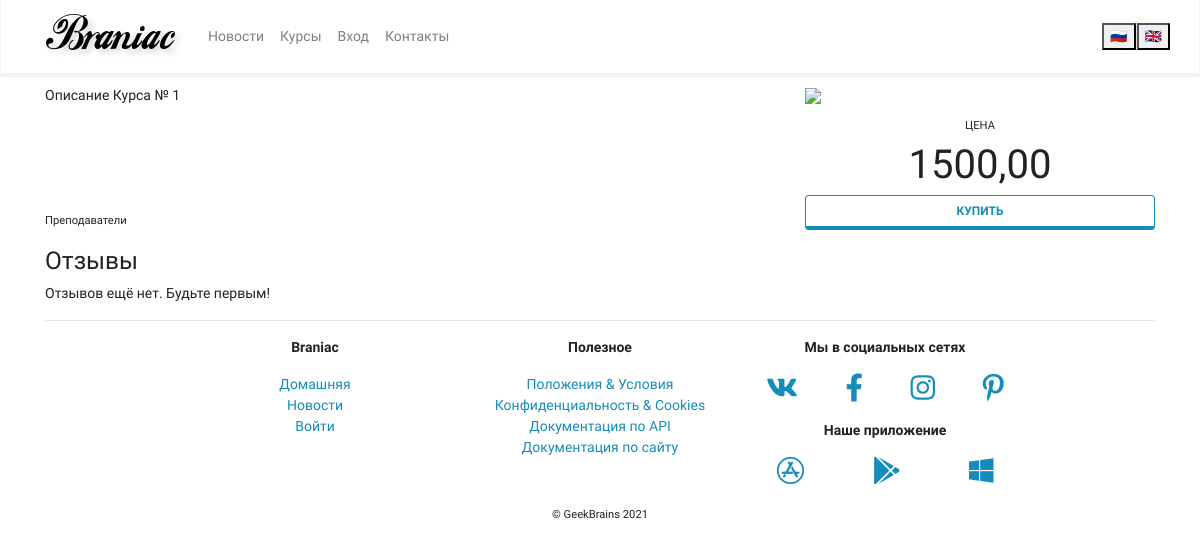
/mainapp/courses/1/detail/, run on an earlier commit of the app's database.
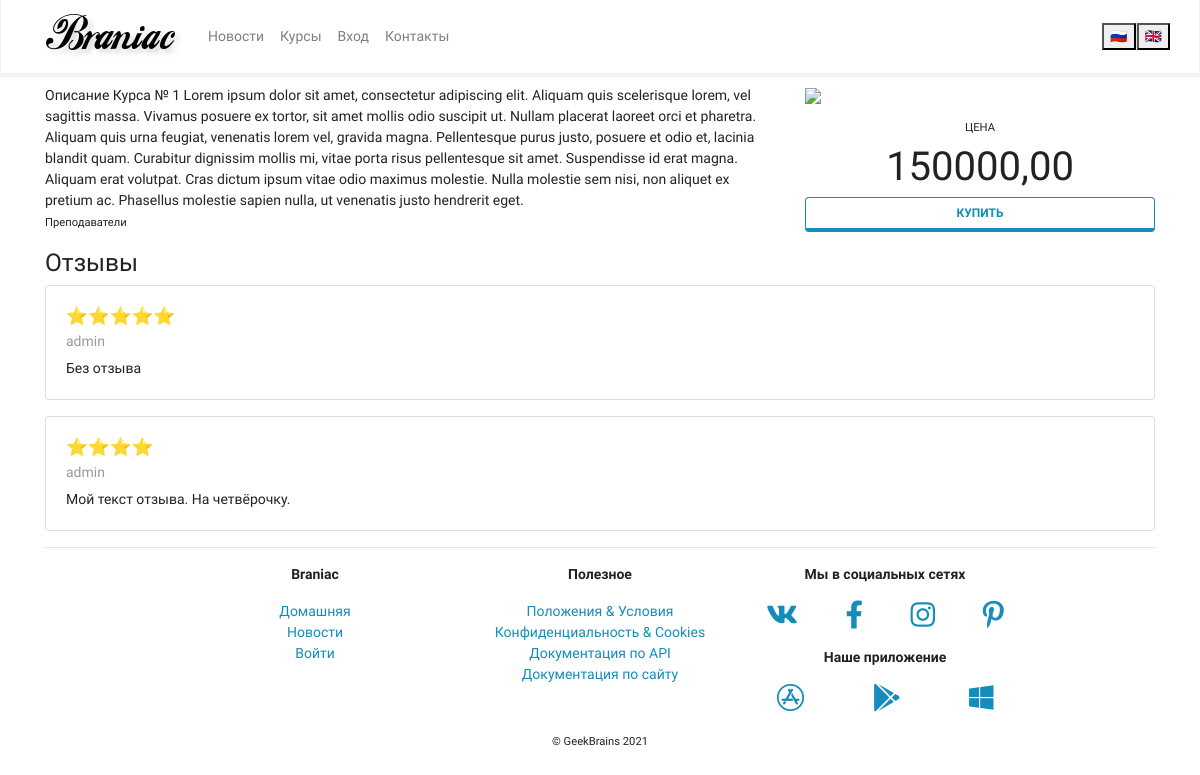
And on a later commit of the database.
### mainapp/models.py (models this page shows, shortened)
class Course(models.Model):
    title = models.CharField(max_length=256, verbose_name='Заголовок')
    description = models.TextField(verbose_name='Описание')
    cost = models.DecimalField(max_digits=8, decimal_places=2, verbose_name='Стоимость', default=0)  # DecimalField -
    created_at = models.DateTimeField(auto_now_add=True, verbose_name='Создан')
    update_at = models.DateTimeField(auto_now=True, verbose_name='Обновлён')
    deleted = models.BooleanField(default=False, verbose_name='Удалено')
    class Meta:
        verbose_name = 'курс'
        verbose_name_plural = 'курсы'

class CourseFeedback(models.Model):
    RATINGS = (
        (5, '⭐⭐⭐⭐⭐'),
        (4, '⭐⭐⭐⭐'),
        (3, '⭐⭐⭐'),
        (2, '⭐⭐'),
        (1, '⭐'),
    )
    course = models.ForeignKey(Course, on_delete=models.CASCADE, verbose_name='Курс')
    user = models.ForeignKey(settings.AUTH_USER_MODEL, on_delete=models.CASCADE, verbose_name='Пользователь')
    rating = models.SmallIntegerField(choices=RATINGS, default=5, verbose_name='Рейтинг')
    feedback = models.TextField(verbose_name='Отзыв', default='Без отзыва')
    class Meta:
        verbose_name = 'отзыв'
        verbose_name_plural = 'отзывы'

### authapp/models.py (models this page shows)
class User(AbstractUser):
    email = models.EmailField(blank=True, verbose_name=_('email'), unique=True)
    age = models.PositiveSmallIntegerField(verbose_name=_('age'), **NULLABLE)
    avatar = models.ImageField(upload_to='users', **NULLABLE, verbose_name=_('avatar'))
    class Meta:
        verbose_name = 'пользователь'
        verbose_name_plural = 'пользователи'

### mainapp/views.py (the view)
# urls.py: path('courses/<int:pk>/detail/', views.CourseDetailView.as_view(), name='courses_detail'),
class CourseDetailView(TemplateView):
    template_name = 'mainapp/courses_detail.html'
    def get_context_data(self, **kwargs):
        context_data = super().get_context_data(**kwargs)
        context_data['course_object'] = get_object_or_404(Course, pk=self.kwargs.get('pk'))
        context_data['lessons'] = Lesson.objects.filter(course=context_data['course_object'])
        context_data['teachers'] = CourseTeacher.objects.filter(courses=context_data['course_object'])
        feedback_list_key = f'course_feedback_{context_data["course_object"].pk}'
        cached_feedback_list = cache.get(feedback_list_key)  # тут уникальный
        if cached_feedback_list is None:  # если пусто, то:
            context_data['feedback_list'] = CourseFeedback.objects.filter(course=context_data['course_object'])  # из БД
            cache.set(feedback_list_key, context_data['feedback_list'], timeout=300)  # timeout - время жизни кеша
        else:
            context_data['feedback_list'] = cached_feedback_list
        if self.request.user.is_authenticated:
            context_data['feedback_form'] = CourseFeedbackForm(
                course=context_data['course_object'],
                user=self.request.user
            )
        return context_data

### mainapp/context_processor.py (called while the page is built)
def my_context_processor(request):  # request - поступающий запрос
    return {
        'foo': ' город'  # на нужную страницу добавляем {{ foo }} и там отобразится ' город'
    }

### mainapp/templates/mainapp/courses_detail.html (shortened to what this page needs)
{% extends 'mainapp/base.html' %}
{% load static crispy_forms_tags %}
{% block content %}
    <div class="row justify-content-center">
        <div class="col-sm-12 col-md-6 col-lg-8 order-2 order-md-1">
            <div class="row h-100">
                <div class="col-12">
                    {% if course_object.description_as_markdown %}
                    {{ course_object.description }}
                    {% else %}
                    {{ course_object.description }}
                    {% endif %}
                </div>
                <div class="col-12 align-self-end">
                    <p>
                        <small>Преподаватели</small><br>
                    </p>
                </div>
            </div>
        </div>
        <div class="col-sm-12 col-md-6 col-lg-4 order-1 order-md-2">
            <div class="row h-100">
                <div class="col-12 align-self-start">
                    <img class="w-100" src="{% static course_object.cover %}">
                </div>
                <div class="col-12 align-self-end d-none d-md-block">
                    <p class="text-center mt-2">
                        <small class="text-uppercase">цена</small><br>
                        <span style="font-size: 30pt;">
    {{ course_object.cost}}
    </span><br>
                        <a href="#" class="btn btn-outline-primary btn-block"
                           role="button">Купить</a>
                    </p>
                </div>
            </div>
        </div>
    </div>
    <h3>Отзывы</h3>
    <div id="feedback_list">
        {% if feedback_list %}
        {% for item in feedback_list %}
        {% include 'mainapp/includes/feedback_card.html' %}
        {% endfor %}
        {% else %}
        <p>
            Отзывов ещё нет. Будьте первым!
        </p>
        {% endif %}
    </div>
{% endblock content %}

### mainapp/templates/mainapp/includes/feedback_card.html
<div class="card mb-3">
    <div class="card-body">
        <h5 class="card-title">{{ item.get_rating_display }}</h5>
        <h6 class="card-subtitle mb-2 text-muted">{{ item.user }}</h6>
        <p class="card-text">
            {{ item.feedback }}
        </p>
    </div>
</div>

What changed in the data, as far as the page shows it:
changed Course: description "Описание Курса № 1" → "Описание Курса № 1 Lorem ipsum dolor sit amet, consectetur adipiscing elit. Aliquam quis scelerisque lorem, vel sagittis massa. Vivamus posuere ex tortor, sit amet mollis odio suscipit ut. Nullam placerat laoreet orci et pharetra. Aliquam quis urna feugiat, venenatis lorem vel, gravida magna. Pellentesque purus justo, posuere et odio et, lacinia blandit quam. Curabitur dignissim mollis mi, vitae porta risus pellentesque sit amet. Suspendisse id erat magna. Aliquam erat volutpat. Cras dictum ipsum vitae odio maximus molestie. Nulla molestie sem nisi, non aliquet ex pretium ac. Phasellus molestie sapien nulla, ut venenatis justo hendrerit eget."; cost "1500,00" → "150000,00"
added CourseFeedback: rating "⭐⭐⭐⭐⭐", user "admin", feedback "Без отзыва"
added CourseFeedback: rating "⭐⭐⭐⭐", user "admin", feedback "Мой текст отзыва. На четвёрочку."
Also different on the page:
text no longer shown: "Отзывов ещё нет. Будьте первым!"
